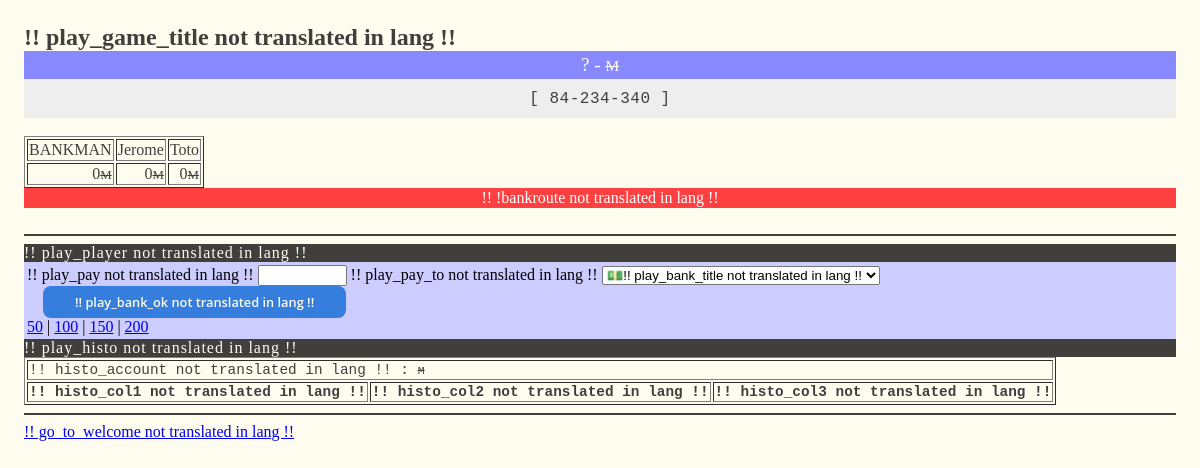
The app's page /play.php?gameid=84234340, older data.
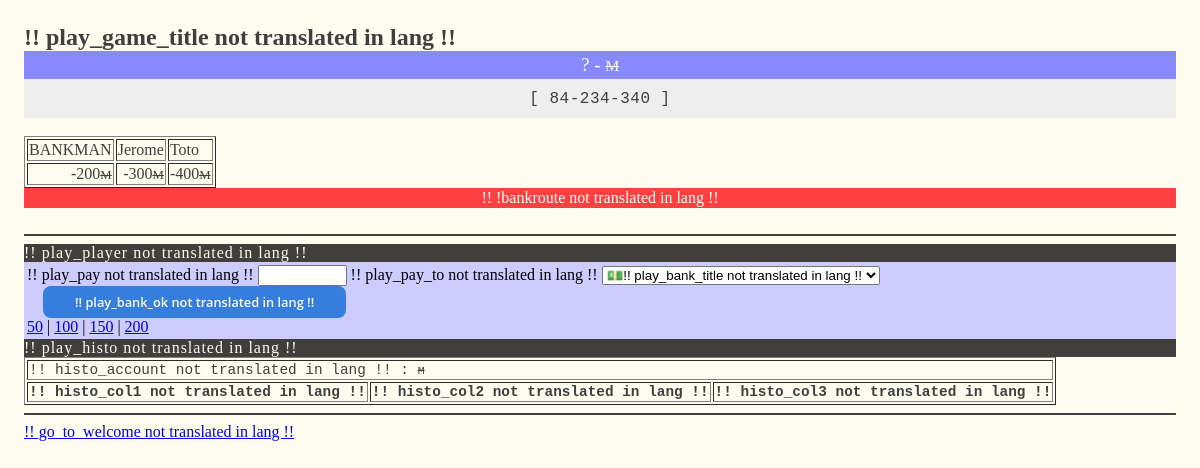
The same page, newer data.
### tables this page shows
CREATE TABLE 'player' (
  id integer primary key,
  game_id char(8),
  name varchar(255),
  current decimal(10,0),
  date_begin datetime
 );

### src/lib/templating.php (called while the page is built, shortened)
<?php
$lang = @$_REQUEST['lang'];
$_T = array();
function T($key, $escaping = FALSE)
{
  global $_T;
  global $lang;
  if (isset($_T[$key])) {
    $v = $_T[$key];
  }
  else
  {
    $v ="!! $key not translated in lang $lang!!";
  }
  if ($escaping === true)
    return htmlentities($v);
  else
    return $v;
}

### src/lib/bankopoly.php (called while the page is built, shortened)
<?php
function formatGameId($id)
{
  return number_format($id, 0, ',', '-');
}
function formatAmount($amount)
{
  if (!is_numeric($amount))
    return $amount;
  return number_format($amount, 0, ' ', ' ');
}

### src/lib/Database.php (called while the page is built, shortened)
<?php
class Database
{
  private static $_instance = null;
  private function __construct($dsn, $user, $password)
  {
    $this->pdo = new \PDO($dsn, $user, $password);
  }
  public static function initInstance($dsn, $user, $password)
  {
    self::$_instance = new Database($dsn, $user, $password);
  }
  public static function getInstance($dsn = NULL, $user = NULL, $password = NULL)
  {
    return self::$_instance;
  }
}

### src/dao/DAO.php (called while the page is built, shortened)
<?php
class DAO
{
  public function __construct()
  {
    $this->pdo = Database::getInstance()->pdo;
  }
}

### src/dao/Player.php (called while the page is built, shortened)
<?php
class DAOPlayer extends DAO
{
  public function getPlayersOfAGame($game_id)
  {
    $stmt = $this->pdo->prepare("select * from player where game_id = :game_id order by lower(name)");
    $stmt->execute([':game_id'=>$game_id]);
    $players = [];
    while ($row = $stmt->fetch(\PDO::FETCH_ASSOC))
    {
      $players[$row['id']] = $row;
    }
    return $players;
  }
}

### src/dao/Game.php (called while the page is built, shortened)
<?php
class DAOGame extends DAO
{
  public function loadGameFromDB($game_id)
  {
    $stmt = $this->pdo->prepare("select * from game where game_id=:game_id limit 1");
    $stmt->execute([':game_id'=>$game_id]);
    $games = [];
    while ($row = $stmt->fetch(\PDO::FETCH_ASSOC))
    {
      $games[] = $row;
    }
    return $games;
  }
}

### public/play.php (the view, shortened to what this page needs)
<?php
include('../src/lib/templating.php');
include('header.php');
$errors = [];
$my_name = '?';
$gameid = trim(@$_REQUEST['gameid']);
$playerid = trim(@$_REQUEST['playerid']);
$amount = trim(@$_REQUEST['amount']);
$Game = new DAOGame();
$Player = new DAOPlayer();
$thegames = $Game->loadGameFromDB($gameid);
$players = $Player->getPlayersOfAGame($gameid);
if ($my_account['current'] <= 0)
  $errors[] = T('!bankroute');
?>
<h1><?=T('play_game_title')?></h1>
<div class="playerinfo"><?=$my_name?> - <span class="currency"><?=formatAmount($my_account['current'])?></span></div>
<div class="panel"><code>[ <?= formatGameId($gameid) ?> ]</code></div><br/>
<table border="1">
<tr>
<?php
foreach($players as $p)
{
  ?>
  <td><?=$p['name']?></td>
  <?php
}
?>
</tr>
<tr>
<?php
foreach($players as $p)
{
  ?>
  <td align="right" class="currency"><?=formatAmount($p['current'])?></td>
  <?php
}
?>
</tr>
</table>
<?php
foreach($errors as $e)
{
  ?>
  <div class="error"><?=$e?></div><br/>
  <?php
}
?>
<hr/>
<h2><?=T('play_player')?></h2>
<form action="play.php?gameid=<?=$gameid?>&playerid=<?=$playerid?>" method="post">
<div class="playeraction">
  <?=T('play_pay')?> <input type="numeric" id="amountplayer" name="amountplayer" value="<?=$amount?>" size=8/> <?=T('play_pay_to')?>
  <select name="to_playerid">
  <option value="0">&#128181;<?=T('play_bank_title')?></option>
</select>
<input class="button button--secondary button--small button--solid" name="start" type="submit" value="<?=T('play_bank_ok')?>"/>
<br/>
<a href="#" onclick='$("#amountplayer").val($(this).text()); return false;'>50</a> | <a href="#" onclick='$("#amountplayer").val($(this).text()); return false;'>100</a> | <a href="#" onclick='$("#amountplayer").val($(this).text()); return false;'>150</a> | <a href="#" onclick='$("#amountplayer").val($(this).text()); return false;'>200</a>
</form>
<h2><?=T('play_histo')?></h2>
<table border="1" class="history">
  <tr><td colspan=3><?=T('histo_account')?> : <span class="currency"><?=formatAmount($my_account['current'])?></span></td></tr>
  <tr>
    <th><?=T('histo_col1')?></th>
    <th><?=T('histo_col2')?></th>
    <th><?=T('histo_col3')?></th>
  </tr>
</table>
<hr/>
<a href="index.php"><?=T('go_to_welcome')?></a>

### public/header.php (shortened to what this page needs)
<!doctype html>
<html>
  <head>
    <link rel="stylesheet" href="style.css">
  </head>

### public/style.css (style rules this page uses)
.panel { background: #EEE; text-align: center; padding: 10px; }
.error { background: #FF4040; text-align: center; color: #FFF; padding: 1px; }
.currency::after { content :"M"; font-size: 0.8em; text-decoration: line-through; }
.playerinfo { background: #88F; text-align: center; color: #FFF; padding: 3px; font-size: 1.2em; }
.playeraction { background: #CCF; color: #000; padding: 3px; font-size: 1.0em; }
.history { font-size: 0.9em; font-family: "Consolas", "monaco", "Lucida Console", monospace; }
.button { background-color: transparent; border: 0; color: #fefbef; font-family: 'Open Sans', sans-serif; font-weight: 600; line-height: 1; transition: background-color 300ms, border-color 300ms, box-shadow 150ms; width: 100%; }
@media (min-width: 37.5em) { .button { width: auto; padding-left: 2rem; padding-right: 2rem; margin-left: 1rem; margin-right: 1rem; } }
.button--secondary.button--solid { background-color: #357edd; }
.button--small { min-width: 6rem; border-radius: 0.5rem; font-size: 0.8em; min-height: 2rem; }
h1, h2, h3 { margin: 0; padding: 0; }
h1 { font-size: 1.5em; font-weight: 600; }
h2 { font-size: 1em; font-weight: 400; background-color: #403f3c; color: #fefbef; letter-spacing: 1px; }
hr { border: 1px solid #403f3c; margin-top: 0.5rem; }
code { color: #403f3c; font-family: "Consolas", "monaco", "Lucida Console", monospace; font-size: 1em; letter-spacing: 0.03125em; }

Row changes from the older to the newer data that the page shows:
changed player "BANKMAN": current "0" → "-200"
changed player "Jerome": current "0" → "-300"
changed player "Toto": current "0" → "-400"
